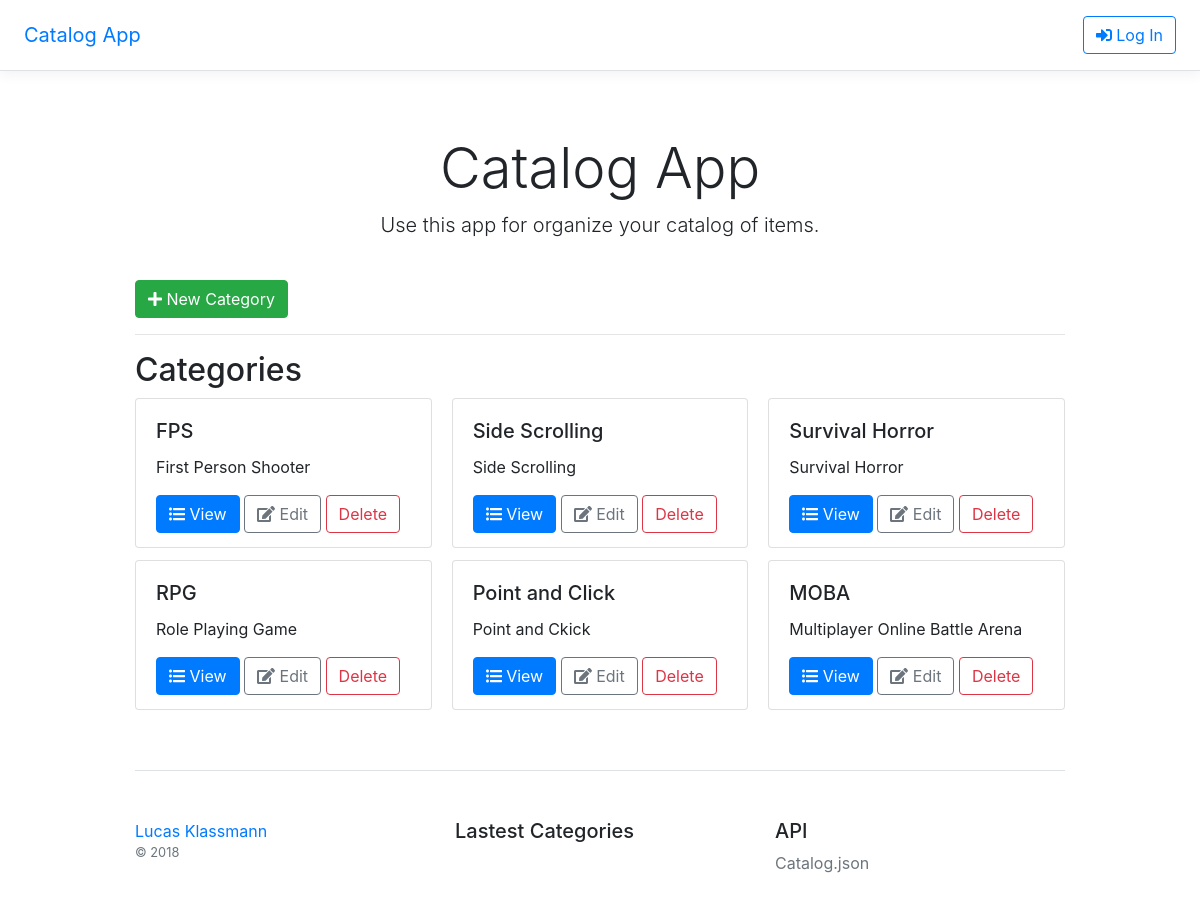
The page / on the database its author committed.
### database.py (models this page shows, shortened)
class Category(Base):
    __tablename__ = 'category'
    id = Column(Integer, primary_key = True)
    name = Column(String(200), nullable = False)
    description = Column(Text())
    items = relationship("Item", back_populates="category")

### app.py (the view)
@app.route('/')
def index():
    categories = session.query(Category).all()
    return render_template('index.html', categories=categories)

### templates/index.html
{% extends "base.html" %}
{% block content %}
<div class="row">
    <div class="col-md-12">
        <a class="btn btn-success" href="/category/new/"><i class="fas fa-plus"></i> New Category</a>
    </div>
</div>
<div class="row">
    <div class="col-md-12">
        <hr>
    </div>
</div>
<div class="row">
    <div class="col-md-12">
        <h2>Categories</h2>
        <div class="card-columns">
        {% for c in categories %}
            <div style="height: 150px;" class="card">
                <div class="card-body">
                <h5 class="card-title">{{ c.name }}</h5>
                <p class="card-text">{{ c.description }}</p>
                <a href="/category/{{ c.id }}" class="btn btn-primary"><i class="fas fa-list-ul"></i> View</a>
                <a href="/category/{{ c.id }}/edit/" class="btn btn-outline-secondary"><i class="fas fa-edit"></i> Edit</a>
                <a href="#" class="btn btn-outline-danger">Delete</a>
                </div>
            </div>
        {% endfor %}
        </div>
    </div>
</div>
{% endblock %}

### static/styles.css (style rules this page uses)
html { font-size: 14px; }
@media (min-width: 768px) { html { font-size: 16px; } }

### rows shown on the page
Category: name "FPS", description "First Person Shooter"
Category: name "RPG", description "Role Playing Game"
Category: name "Side Scrolling", description "Side Scrolling"
Category: name "Point and Click", description "Point and Ckick"
Category: name "Survival Horror", description "Survival Horror"
Category: name "MOBA", description "Multiplayer Online Battle Arena"
